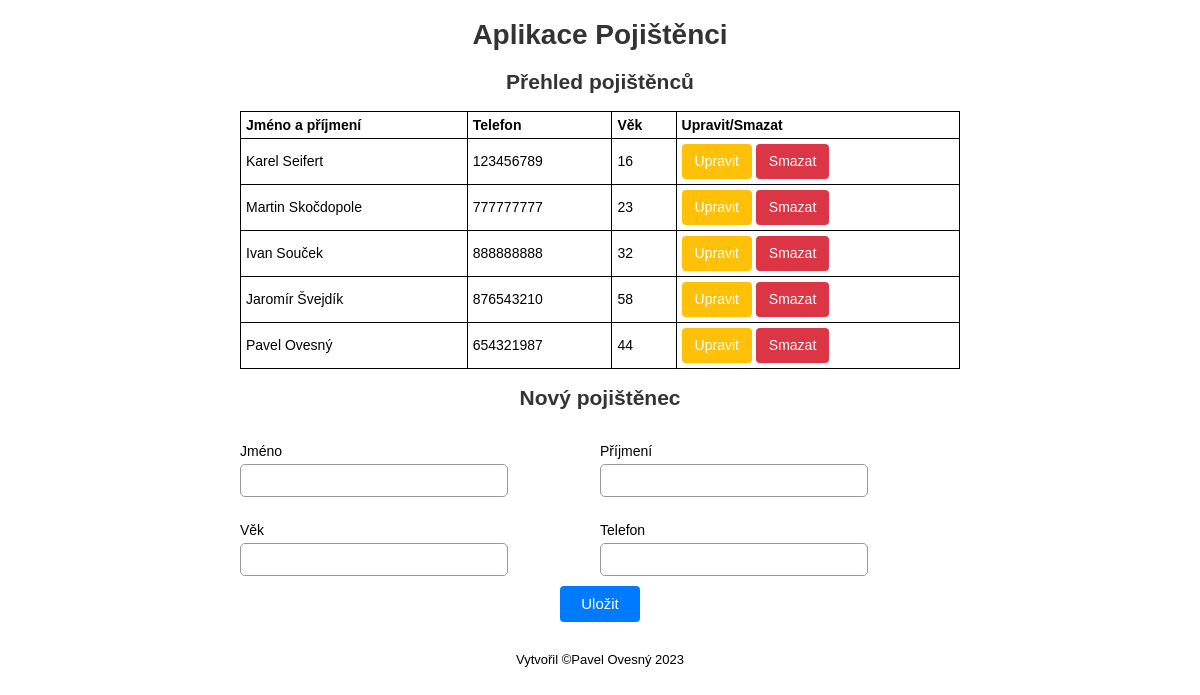
The page / on the database its author committed.
### tables this page shows
CREATE TABLE `pojistenci` (
  `pojistenci_id` int(10) NOT NULL,
  `jmeno` varchar(50) DEFAULT NULL,
  `prijmeni` varchar(50) DEFAULT NULL,
  `vek` int(3) DEFAULT NULL,
  `telefon` varchar(15) DEFAULT NULL
);

### index.php (the view, shortened to what this page needs)
<?php
  require_once('class/template.php');
  get_header();
  require_once('class/database.php');
  $sql = "SELECT * FROM pojistenci";
  $vysledky = $con->query($sql);
  if ($vysledky->num_rows > 0) {
    ?>
    <h2>Přehled pojištěnců</h2>
    <form action="edit.php" method="POST" name="edit">
    <table>
     <tr>
       <th>Jméno a příjmení</th>
       <th>Telefon</th>
       <th>Věk</th>
       <th>Upravit/Smazat</th>
     </tr>
    <?php
      while($radek = $vysledky->fetch_assoc()) {
     ?>
     <tr>
       <td><?php echo $radek["jmeno"] ." ". $radek["prijmeni"]; ?></td>
       <td><?php echo $radek["telefon"]; ?></td>
       <td><?php echo $radek["vek"]; ?></td>
       <td><a href="edit.php?id=<?php echo $radek['pojistenci_id']; ?>" class="btn-edit">Upravit</a> <a href="delete.php?id=<?php echo $radek['pojistenci_id']; ?>" class="btn-delete">Smazat</a></td>
     </tr>
    <?php
      }
      echo "</table>";
      echo "</form>";
  } else {
      echo "Žádní pojištěnci";
  }
  ?>
  <h2>Nový pojištěnec</h2>
  <form action="insert.php" method="POST" name="formular" onsubmit="return validateForm()">
    <div class="form-row">
       <div class="form-col">
      <label for="jmeno">Jméno</label>
      <input type="text" name="jmeno" />
      </div>
      <div class="form-col">
      <label for="prijmeni">Příjmení</label>
      <input type="text" name="prijmeni" />
      </div>
      </div>
      <div class="form-row">
      <div class="form-col">
      <label for="vek">Věk</label>
      <input type="number" name="vek" />
      </div>
      <div class="form-col">
      <label for="telefon">Telefon</label>
      <input type="text" name="telefon" />
      </div>
    </div>
    <div class="form-row">
      <input type="submit" name="submit" value="Uložit" />
    </div>
  </form>
<?php get_footer(); ?>

### class/template.php (shortened to what this page needs)
<?php
function get_header() {
?>
<!DOCTYPE html>
<html lang="cz">
<head>
    <link rel="stylesheet" href="style.css">
</head>
<body>
<header class="container">
  <h1>Aplikace Pojištěnci</h1>
</header>
<article class="container">
<?php
}
function get_footer() {
  ?>
  </article>
  <footer class="container">
    Vytvořil &copy;Pavel Ovesný 2023
  </footer>
   </body>
  </html>
  <?php
}

### style.css (style rules this page uses)
body { font-family: verdana, sans-serif; font-size: 14px; }
h1, h2, h3 { text-align: center; color: #333; }
.container { width: 900px; margin: 0 auto; }
table { border-collapse: collapse; width: 80%; margin: 0 auto; }
table, tr, td, th { border: 1px solid #000; padding: 5px; }
th { text-align: left; }
.form-row { display: flex; width: 80%; margin: 0 auto; }
.form-col { width: 50%; margin: 10px 0; }
label { display: block; padding: 5px 0; }
input[type="submit"], .btn-edit, .btn-delete { display: inline-block; color: #fff; text-align: center; white-space: nowrap; vertical-align: middle; padding: 0.375rem 0.75rem; line-height: 1.5; border-radius: 0.25rem; border: 1px solid transparent; transition: color .15s ease-in-out,background-color .15s ease-in-out,border-color .15s ease-in-out,box-shadow .15s ease-in-out; background-color: #007bff; cursor: pointer; }
input[type="submit"] { padding: 0.375rem 1.25rem; font-size: 15px; margin: 0 auto; }
.btn-edit, .btn-delete { text-decoration: none; }
.btn-edit { background-color: #ffc107; }
.btn-delete { background-color: #dc3545; }
input[type="text"], input[type="email"], input[type="number"] { width: 250px; border-radius: 5px; border: 1px solid #999; padding: 8px; }
footer.container { text-align: center; margin-top: 30px; font-size: 13px; }

### rows shown on the page
pojistenci: jmeno "Karel", prijmeni "Seifert", telefon "123456789", vek "16"
pojistenci: jmeno "Martin", prijmeni "Skočdopole", telefon "777777777", vek "23"
pojistenci: jmeno "Ivan", prijmeni "Souček", telefon "888888888", vek "32"
pojistenci: jmeno "Jaromír", prijmeni "Švejdík", telefon "876543210", vek "58"
pojistenci: jmeno "Pavel", prijmeni "Ovesný", telefon "654321987", vek "44"
